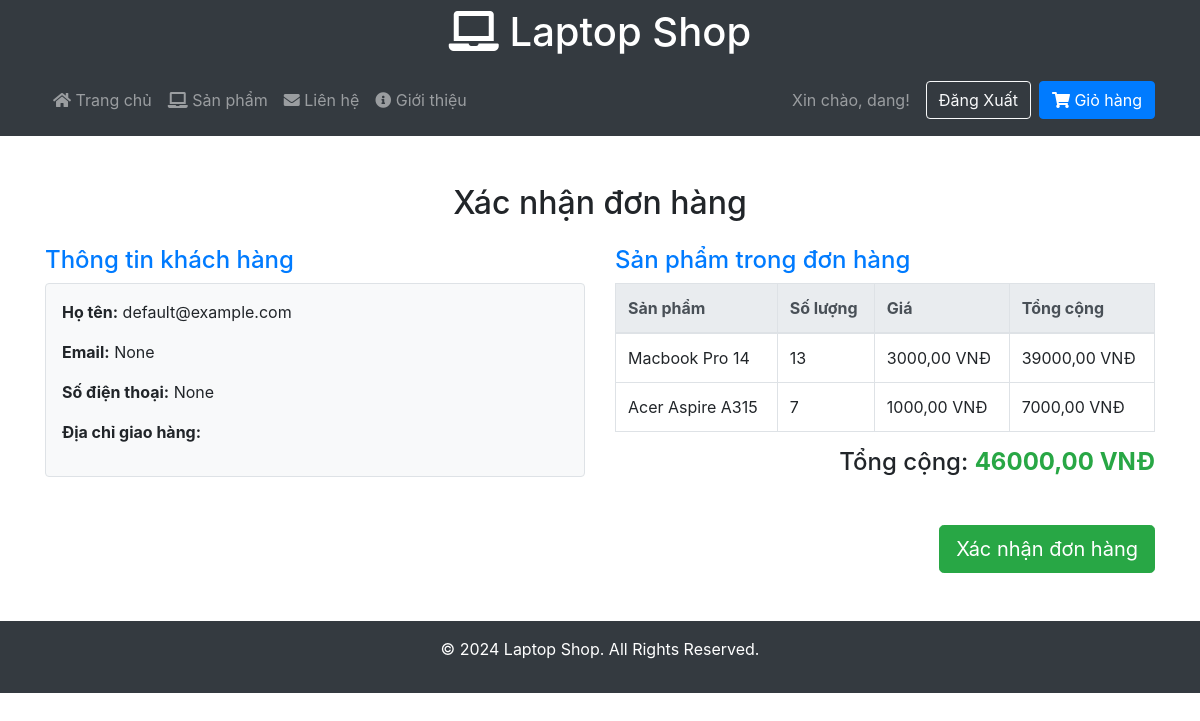
/order_confirmation/1/ (signed in), run on the app's committed database.
### products/models.py (models this page shows, shortened)
class Order(models.Model):
    user = models.ForeignKey(settings.AUTH_USER_MODEL, on_delete=models.SET_NULL, null=True, blank=True)
    created_at = models.DateTimeField(auto_now_add=True)
    completed = models.BooleanField(default=False)
    customer_name = models.CharField(max_length=255)
    customer_email = models.EmailField(null=True, blank=True)
    customer_phone = models.CharField(max_length=15, null=True, blank=True)
    shipping_address = models.TextField()
    @property
    def get_total_price(self):
        total = sum([item.get_total_price for item in self.items.all()])
        return total

class OrderItem(models.Model):
    product = models.ForeignKey(Laptop, on_delete=models.CASCADE)  # Sử dụng Laptop làm sản phẩm
    order = models.ForeignKey(Order, on_delete=models.CASCADE, related_name='items')
    quantity = models.PositiveIntegerField(default=1)
    @property
    def get_total_price(self):
        return self.quantity * self.product.price

class Laptop(models.Model):
    name = models.CharField(max_length=255)
    description = models.TextField()
    price = models.DecimalField(max_digits=10, decimal_places=2)
    image = models.ImageField(upload_to='laptops/')  # Hình ảnh chính của laptop
    created_at = models.DateTimeField(auto_now_add=True)

### products/views.py (the view)
# urls.py: path('order_confirmation/<int:order_id>/', order_confirmation, name='order_confirmation'),
def order_confirmation(request, order_id):
    order = get_object_or_404(Order, id=order_id)
    order_items = order.items.all()  # Lấy tất cả các mục sản phẩm trong đơn hàng
    return render(request, 'products/order_confirmation.html', {
        'order': order,
        'order_items': order_items,
        'cart_item_count': get_cart_item_count(request)
    })

### products/views.py (called while the page is built)
def get_cart_item_count(request):
    cart = request.session.get('cart', {})
    return sum(item['quantity'] for item in cart.values())

### products/templates/products/order_confirmation.html (shortened to what this page needs)
{% include 'products/header.html' %}
<main class="container my-5">
    <h2 class="text-center mb-4">Xác nhận đơn hàng</h2>
    <div class="row">
        <div class="col-md-6">
            <h4 class="text-primary">Thông tin khách hàng</h4>
            <div class="p-3 mb-4 bg-light border rounded">
                <p><strong>Họ tên:</strong> {{ order.customer_name }}</p>
                <p><strong>Email:</strong> {{ order.customer_email }}</p>
                <p><strong>Số điện thoại:</strong> {{ order.customer_phone }}</p>
                <p><strong>Địa chỉ giao hàng:</strong> {{ order.shipping_address }}</p>
            </div>
        </div>
        <div class="col-md-6">
            <h4 class="text-primary">Sản phẩm trong đơn hàng</h4>
            <div class="table-responsive">
                <table class="table table-bordered">
                    <thead class="thead-light">
                        <tr>
                            <th>Sản phẩm</th>
                            <th>Số lượng</th>
                            <th>Giá</th>
                            <th>Tổng cộng</th>
                        </tr>
                    </thead>
                    <tbody>
                        {% for item in order_items %}
                        <tr>
                            <td>{{ item.product.name }}</td>
                            <td>{{ item.quantity }}</td>
                            <td>{{ item.product.price }} VNĐ</td>
                            <td>{{ item.get_total_price }} VNĐ</td>
                        </tr>
                        {% endfor %}
                    </tbody>
                </table>
            </div>
            <h4 class="text-right">Tổng cộng: <strong class="text-success">{{ order.get_total_price }} VNĐ</strong></h4>
        </div>
    </div>
    <div class="text-right mt-4">
        <form method="POST">
            <button type="submit" class="btn btn-success btn-lg">Xác nhận đơn hàng</button>
        </form>
    </div>
</main>
{% include 'products/footer.html' %}

### products/templates/products/header.html (shortened to what this page needs)
<!DOCTYPE html>
<html lang="en">
<head>
    <link href="https://stackpath.bootstrapcdn.com/bootstrap/4.5.2/css/bootstrap.min.css" rel="stylesheet">
    <link href="https://cdnjs.cloudflare.com/ajax/libs/font-awesome/5.15.4/css/all.min.css" rel="stylesheet">
</head>
<body>
<header class="bg-dark text-white p-2">
    <div class="container">
        <h1 class="text-center"><i class="fas fa-laptop"></i> Laptop Shop</h1>
    </div>
    <nav class="navbar navbar-expand-lg navbar-dark bg-dark mt-3">
        <div class="container">
            <div class="collapse navbar-collapse" id="navbarNav">
                <ul class="navbar-nav mr-auto">
                    <li class="nav-item {% if request.path == '/' %}active{% endif %}">
                        <a class="nav-link" href="{% url 'home' %}"><i class="fas fa-home"></i> Trang chủ</a>
                    </li>
                    <li class="nav-item {% if request.path == '/laptops/' %}active{% endif %}">
                        <a class="nav-link" href="{% url 'laptop_list' %}"><i class="fas fa-laptop"></i> Sản phẩm</a>
                    </li>
                    <li class="nav-item {% if request.path == '/contact' %}active{% endif %}">
                        <a class="nav-link" href="{% url 'contact' %}"><i class="fas fa-envelope"></i> Liên hệ</a>
                    </li>
                    <li class="nav-item {% if request.path == '/about' %}active{% endif %}">
                        <a class="nav-link" href="{% url 'about' %}"><i class="fas fa-info-circle"></i> Giới thiệu</a>
                    </li>
                </ul>
                {% if user.is_authenticated %}
                <span class="navbar-text mr-2">Xin chào, {{ user.username }}!</span>
                <form action="{% url 'logout' %}" method="POST" style="display:inline;">
                    <button type="submit" class="btn btn-outline-light ml-2">Đăng Xuất</button>
                </form>
                {% else %}
                    <a href="{% url 'login' %}" class="btn btn-outline-light">
                        <i class="fas fa-sign-in-alt"></i> Đăng Nhập
                    </a>
                    <a href="{% url 'register' %}" class="btn btn-outline-light ml-2">Đăng Ký</a>
                {% endif %}
                {% if request.path != '/cart/' %}
                <a href="{% url 'cart' %}" class="btn btn-primary ml-2">
                    <i class="fas fa-shopping-cart"></i> Giỏ hàng
                </a>
                {% endif %}
            </div>
        </div>
    </nav>
</header>

### data on the page
Order: customer_name "default@example.com", customer_email "None", customer_phone "None", get_total_price "46000,00"
OrderItem: product.name "Macbook Pro 14", quantity "13", product.price "3000,00", get_total_price "39000,00"
OrderItem: product.name "Acer Aspire A315", quantity "7", product.price "1000,00", get_total_price "7000,00"

### other printed values
{{ user.username }} "dang"
